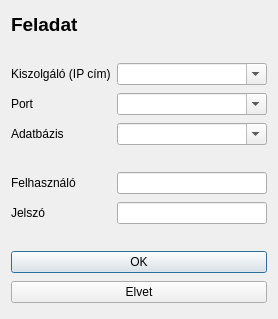
<?xml version="1.0" encoding="UTF-8"?>
<ui version="4.0">
 <class>Form</class>
 <widget class="QDialog" name="Form">
  <property name="geometry">
   <rect>
    <x>0</x>
    <y>0</y>
    <width>278</width>
    <height>319</height>
   </rect>
  </property>
  <property name="windowTitle">
   <string>Adatbázis kapcsolódás</string>
  </property>
  <layout class="QVBoxLayout" name="verticalLayout_2">
   <item>
    <layout class="QVBoxLayout" name="verticalLayout">
     <item>
      <widget class="QLabel" name="lblFeladat">
       <property name="sizePolicy">
        <sizepolicy hsizetype="Preferred" vsizetype="Fixed">
         <horstretch>0</horstretch>
         <verstretch>0</verstretch>
        </sizepolicy>
       </property>
       <property name="font">
        <font>
         <pointsize>14</pointsize>
         <weight>75</weight>
         <italic>false</italic>
         <bold>true</bold>
         <underline>false</underline>
        </font>
       </property>
       <property name="text">
        <string>Feladat</string>
       </property>
      </widget>
     </item>
    </layout>
   </item>
   <item>
    <spacer name="verticalSpacer_3">
     <property name="orientation">
      <enum>Qt::Vertical</enum>
     </property>
     <property name="sizeType">
      <enum>QSizePolicy::Fixed</enum>
     </property>
     <property name="sizeHint" stdset="0">
      <size>
       <width>20</width>
       <height>19</height>
      </size>
     </property>
    </spacer>
   </item>
   <item>
    <layout class="QHBoxLayout" name="horizontalLayout_3">
     <item>
      <widget class="QLabel" name="labelKiszolgalo">
       <property name="minimumSize">
        <size>
         <width>100</width>
         <height>0</height>
        </size>
       </property>
       <property name="text">
        <string>Kiszolgáló (IP cím)</string>
       </property>
       <property name="buddy">
        <cstring>comboKiszolgalo</cstring>
       </property>
      </widget>
     </item>
     <item>
      <widget class="QComboBox" name="comboKiszolgalo">
       <property name="minimumSize">
        <size>
         <width>150</width>
         <height>0</height>
        </size>
       </property>
       <property name="editable">
        <bool>true</bool>
       </property>
      </widget>
     </item>
    </layout>
   </item>
   <item>
    <layout class="QHBoxLayout" name="horizontalLayout_4">
     <item>
      <widget class="QLabel" name="labelPort">
       <property name="minimumSize">
        <size>
         <width>100</width>
         <height>0</height>
        </size>
       </property>
       <property name="text">
        <string>Port</string>
       </property>
      </widget>
     </item>
     <item>
      <widget class="QComboBox" name="comboPort">
       <property name="minimumSize">
        <size>
         <width>150</width>
         <height>0</height>
        </size>
       </property>
       <property name="editable">
        <bool>true</bool>
       </property>
      </widget>
     </item>
    </layout>
   </item>
   <item>
    <layout class="QHBoxLayout" name="horizontalLayout_5">
     <item>
      <widget class="QLabel" name="labelAdatbazis">
       <property name="minimumSize">
        <size>
         <width>100</width>
         <height>0</height>
        </size>
       </property>
       <property name="text">
        <string>Adatbázis</string>
       </property>
      </widget>
     </item>
     <item>
      <widget class="QComboBox" name="comboDB">
       <property name="minimumSize">
        <size>
         <width>150</width>
         <height>0</height>
        </size>
       </property>
       <property name="editable">
        <bool>true</bool>
       </property>
      </widget>
     </item>
    </layout>
   </item>
   <item>
    <spacer name="verticalSpacer">
     <property name="orientation">
      <enum>Qt::Vertical</enum>
     </property>
     <property name="sizeType">
      <enum>QSizePolicy::Fixed</enum>
     </property>
     <property name="sizeHint" stdset="0">
      <size>
       <width>20</width>
       <height>19</height>
      </size>
     </property>
    </spacer>
   </item>
   <item>
    <layout class="QHBoxLayout" name="horizontalLayout">
     <item>
      <widget class="QLabel" name="labelFelhasznalo">
       <property name="minimumSize">
        <size>
         <width>100</width>
         <height>0</height>
        </size>
       </property>
       <property name="text">
        <string>Felhasználó</string>
       </property>
       <property name="buddy">
        <cstring>uiFelhasznalo</cstring>
       </property>
      </widget>
     </item>
     <item>
      <widget class="QLineEdit" name="uiFelhasznalo"/>
     </item>
    </layout>
   </item>
   <item>
    <layout class="QHBoxLayout" name="horizontalLayout_2">
     <item>
      <widget class="QLabel" name="labelJelszo">
       <property name="minimumSize">
        <size>
         <width>100</width>
         <height>0</height>
        </size>
       </property>
       <property name="text">
        <string>Jelszó</string>
       </property>
       <property name="buddy">
        <cstring>uiJelszo</cstring>
       </property>
      </widget>
     </item>
     <item>
      <widget class="QLineEdit" name="uiJelszo">
       <property name="inputMethodHints">
        <set>Qt::ImhHiddenText|Qt::ImhNoAutoUppercase|Qt::ImhNoPredictiveText</set>
       </property>
       <property name="text">
        <string/>
       </property>
       <property name="echoMode">
        <enum>QLineEdit::Password</enum>
       </property>
      </widget>
     </item>
    </layout>
   </item>
   <item>
    <spacer name="verticalSpacer_2">
     <property name="orientation">
      <enum>Qt::Vertical</enum>
     </property>
     <property name="sizeType">
      <enum>QSizePolicy::Fixed</enum>
     </property>
     <property name="sizeHint" stdset="0">
      <size>
       <width>20</width>
       <height>19</height>
      </size>
     </property>
    </spacer>
   </item>
   <item>
    <widget class="QPushButton" name="buttonOk">
     <property name="text">
      <string>OK</string>
     </property>
    </widget>
   </item>
   <item>
    <widget class="QPushButton" name="buttonElvet">
     <property name="text">
      <string>Elvet</string>
     </property>
    </widget>
   </item>
  </layout>
 </widget>
 <resources/>
 <connections/>
</ui>
